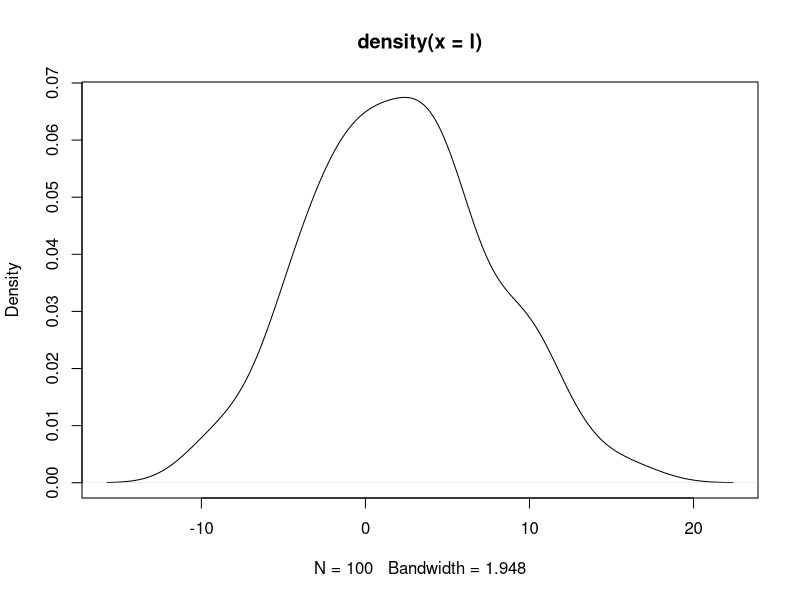

Recreate this plot in R.
## ---- chunk 1
x <- 5
y <- "scalar"

x
y
## ---- chunk 2
    df = data.frame(x = rnorm(100,0,1), y = seq(from = 1, to = 100) )
    result <- lm(y~x, data =df)
    
    result
## ---- chunk 3
    result$coeff
## ---- chunk 4
str(df)
## ---- chunk 5
x <- c(35.6, 36.1, 35.8, 37.0, 36.5, 37.2, 35.8)
str(x)
is.vector(x)
## ---- chunk 6
    a <- c(1, 2, 4, 6, 8)         
    b <- c(1, c(2, c(4, 6.8)))     # 套嵌使用
    a == b
    
    s <- c(1:10)        # 一个序列。相当于 seq(from = 1, to = 10, by= 1)
    s

    int <- c(1L, 6L, 8L)    # 产生integer类

    log <- c(T, F, F, T, T) # logical

    chr <- c("these", "are", "some", "character")
## ---- chunk 7
     f <- seq(1:10)     # 默认的increament是1,相当于 c(1:10)
     f
     
     g <- seq(from = 1, to = 10, by = 0.5)
     
     g
## ---- chunk 8
     h <- rep(5, 10)        # 单个数字的重复
     h
     
     j <- rep(c(1:3), 3)    # 重复一个序列 c(1:3)
     j
## ---- chunk 9
    k <- rnorm(100)    #default：rnorm(no, mean = 0, sd = 1)
         
    l <- rnorm(100, mean = 2, sd = 5)
    plot(density(l))
## ---- chunk 10
x <- rnorm(100)
typeof(x)
length(x)

y <- c("first", "second", "third")
typeof(y)
length(y)

z <- c(T, T, F)
typeof(z)
length(z)

w <- seq(from = 1, to = 10, by = 1)
typeof(w)
length(w)

mat <- matrix(rnorm(20), nrow = 4, ncol = 5)
typeof(mat)
length(mat)
## ---- chunk 11
u <- list(1:3, "cha", T, F, c(1, 4, 7), rep(1, 3), seq(1:5))

u
str(u)
typeof(u)
## ---- chunk 12
v <- list(list(2,4, T, "nope", seq(4:8)), rep(3:4, 2), list(T, F, "yes"))
v

str(v)
typeof(v)
## ---- chunk 13
  x <- factor(c("a", "b", "b", "a"))
  x
  class(x)
  levels(x)
## ---- chunk 14
   mat01 <- matrix(1:10, ncol = 2, nrow = 5)
   
   mat01
## ---- chunk 15
   mat02 <- matrix(1:10)
   dim <- c(2, 5)
   
   mat02
## ---- chunk 16
   mat03 <- matrix(1:15, ncol = 3, nrow = 5)
   
   mat03
   
   colnames(mat03) <- c("x1", "x2", "x3")   # 三个研究变量
   
   mat03
## ---- chunk 17
   mat04 <- matrix(1:15, ncol = 5, nrow = 3)
   
   mat04
   
   rownames(mat04) <- c("obs01", "obs02", "obs03")
   
   mat04
## ---- chunk 18
df <- data.frame(x = 1:5, y = c("a", "b", "c", "d", "e"))

df

str(df)
## ---- chunk 19
df_02 <- data.frame(x = 1:5, y = c("a", "b", "c", "d", "e"),  stringsAsFactors = FALSE)

df_02

str(df_02)
## ---- chunk 20
  df <- data.frame(x = 1:5, y = c("a", "b", "c", "d", "e"))
  
  df
  
  str(df)
  
  df_cbind <- cbind(df, data.frame(z = 5:1))
   
  df_cbind

  str(df_cbind)
## ---- chunk 21
  df <- data.frame(x = 1:5, y = c("a", "b", "c", "d", "e"))
  
  df
  
  str(df)
  
  df_rbind <- rbind(df, data.frame(x = 10, y = "j"))
  
  df_rbind
  
  str(df_rbind)
## ---- chunk 22
df <- data.frame(x = 1:5, y = c("a", "b", "c", "d", "e"))

df

df$x
